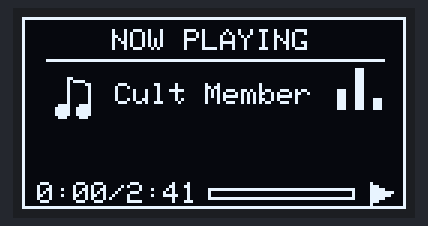
A sketch run on a simulated ESP32. Shown: 128×64 one-colour display.

Above: at 0.23 s.
At 5.17 s:
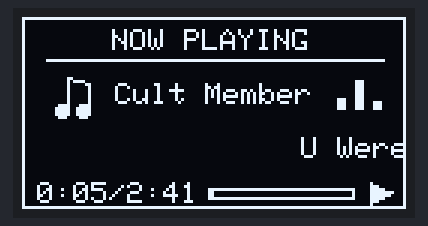
At 10.11 s:
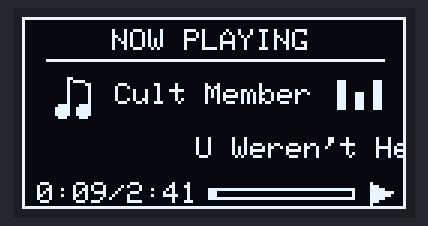
At 19.98 s:
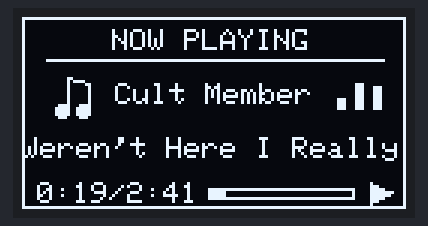
At 29.86 s:
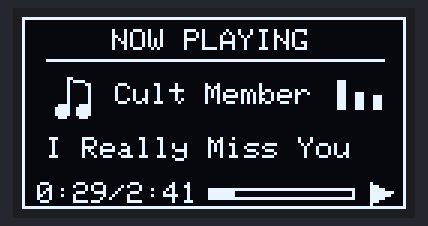
At 39.87 s:
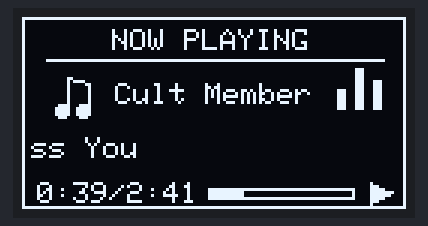

The sketch:

OLED_2.42_U_werent.ino
```cpp
#include <SPI.h>
#include <Adafruit_GFX.h>
#include <Adafruit_SSD1306.h>

// OLED size
#define SCREEN_WIDTH 128
#define SCREEN_HEIGHT 64

// OLED SPI pins
#define OLED_MOSI 23   // OLED SDA
#define OLED_CLK  18   // OLED SCK
#define OLED_DC   16   // ESP32 RX2 label
#define OLED_CS   5
#define OLED_RESET 17  // ESP32 TX2 label

Adafruit_SSD1306 display(
  SCREEN_WIDTH,
  SCREEN_HEIGHT,
  &SPI,
  OLED_DC,
  OLED_RESET,
  OLED_CS
);

// Song info
const char songTitle[] = "U Weren't Here I Really Miss You";
const char artist[] = "Cult Member";

// Song length: 2 min 41 sec
const int SONG_LENGTH_SECONDS = 161;

// Animation
int scrollX = 128;
unsigned long startTime = 0;
unsigned long lastFrame = 0;

void setup() {
  Serial.begin(115200);

  SPI.begin(OLED_CLK, -1, OLED_MOSI, OLED_CS);

  if (!display.begin(SSD1306_SWITCHCAPVCC)) {
    Serial.println("OLED failed to start");
    while (true);
  }

  display.setTextWrap(false);  // Keeps scrolling text on one line

  startTime = millis();

  display.clearDisplay();
  display.display();
}

void loop() {
  unsigned long now = millis();

  if (now - lastFrame > 140) {
    drawMusicScreen();
    lastFrame = now;
  }
}

void drawMusicScreen() {
  display.clearDisplay();

  unsigned long elapsedSeconds = (millis() - startTime) / 1000;

  if (elapsedSeconds >= SONG_LENGTH_SECONDS) {
    startTime = millis();
    elapsedSeconds = 0;
    scrollX = 128;
  }

  display.setTextWrap(false);
  display.setTextSize(1);
  display.setTextColor(SSD1306_WHITE);

  // Clean outer border
  display.drawRect(0, 0, 128, 64, SSD1306_WHITE);

  // Header
  display.setCursor(30, 4);
  display.print("NOW PLAYING");

  display.drawLine(8, 14, 120, 14, SSD1306_WHITE);

  // Small music note
  drawSmallMusicNote(13, 25);

  // Artist name
  display.setCursor(31, 22);
  display.print(artist);

  // Bouncing 3-bar equalizer
  drawBouncingBars(105, 31);

  // Clear song-title strip so it stays clean
  display.fillRect(4, 38, 120, 10, SSD1306_BLACK);

  // ONE-LINE scrolling title, no box
  display.setCursor(scrollX, 40);
  display.print(songTitle);

  // Slow scrolling
  scrollX -= 1;

  int titlePixelLength = strlen(songTitle) * 6;

  if (scrollX < -titlePixelLength) {
    scrollX = 128;
  }

  // Bottom time label: elapsed/total
  display.setCursor(5, 55);
  printTime(elapsedSeconds);
  display.print("/");
  printTime(SONG_LENGTH_SECONDS);

  // Progress bar to the right of the numbers
  int barX = 62;
  int barY = 57;
  int barW = 49;
  int barH = 4;

  display.drawRect(barX, barY, barW, barH, SSD1306_WHITE);

  int fillW = map(elapsedSeconds, 0, SONG_LENGTH_SECONDS, 0, barW - 2);
  display.fillRect(barX + 1, barY + 1, fillW, barH - 2, SSD1306_WHITE);

  // Tiny play icon
  display.fillTriangle(116, 55, 116, 62, 123, 58, SSD1306_WHITE);

  display.display();
}

void drawSmallMusicNote(int x, int y) {
  display.fillCircle(x, y + 6, 2, SSD1306_WHITE);
  display.drawLine(x + 2, y + 6, x + 2, y - 5, SSD1306_WHITE);
  display.drawLine(x + 2, y - 5, x + 9, y - 3, SSD1306_WHITE);
  display.drawLine(x + 9, y - 3, x + 9, y + 6, SSD1306_WHITE);
  display.fillCircle(x + 7, y + 6, 2, SSD1306_WHITE);
}

void drawBouncingBars(int x, int baseY) {
  int t = millis() / 120;

  int h1 = 4 + ((t * 3) % 9);
  int h2 = 5 + ((t * 5 + 4) % 11);
  int h3 = 3 + ((t * 7 + 2) % 8);

  display.fillRect(x,      baseY - h1, 3, h1, SSD1306_WHITE);
  display.fillRect(x + 6,  baseY - h2, 3, h2, SSD1306_WHITE);
  display.fillRect(x + 12, baseY - h3, 3, h3, SSD1306_WHITE);
}

void printTime(int totalSeconds) {
  int minutes = totalSeconds / 60;
  int seconds = totalSeconds % 60;

  display.print(minutes);
  display.print(":");

  if (seconds < 10) {
    display.print("0");
  }

  display.print(seconds);
}
```
